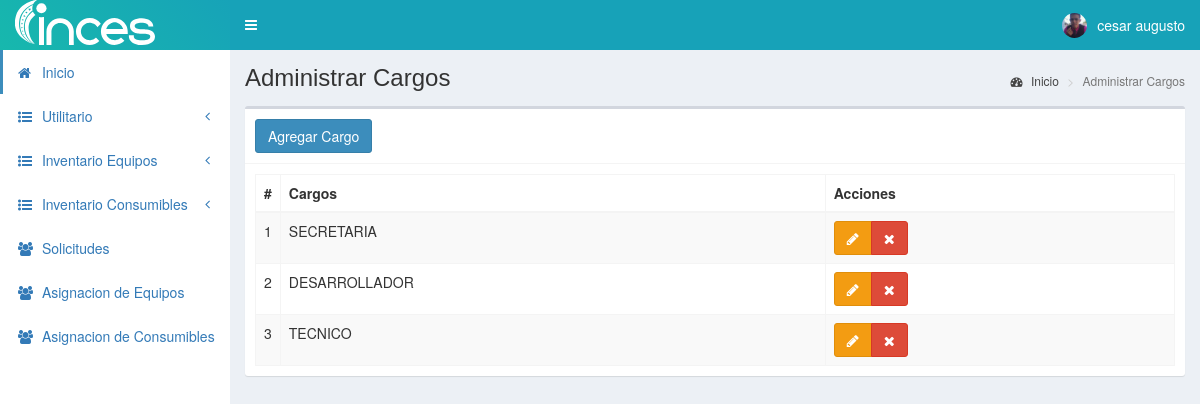
Page /cargos (signed in) on the committed database.
### tables this page shows
CREATE TABLE `personal` (
  `id` int(11) NOT NULL,
  `cedula` int(11) NOT NULL,
  `nombres` text NOT NULL,
  `apellidos` text NOT NULL,
  `email` text NOT NULL,
  `telefono` text NOT NULL,
  `direccion` text NOT NULL,
  `fecha_nac` text NOT NULL,
  `cargo` int(11) NOT NULL,
  `departamento` int(11) NOT NULL,
  `estado` text NOT NULL,
  `fecha` timestamp NOT NULL DEFAULT current_timestamp() ON UPDATE current_timestamp()
);

CREATE TABLE `cargos` (
  `id` int(11) NOT NULL,
  `descripcion` text NOT NULL,
  `iddepartamentof` int(11) NOT NULL
);

### controladores/plantilla.controlador.php (called while the page is built)
<?php
class ControladorPlantilla{
	static public function ctrPlantilla(){
		include "vistas/plantilla.php";
	}
}

### index.php (called while the page is built, shortened)
<?php
require_once "controladores/plantilla.controlador.php";
require_once "controladores/usuarios.controlador.php";
require_once "controladores/cargos.controlador.php";
require_once "controladores/asignacionC.controlador.php";
require_once "modelos/cargos.modelo.php";
require_once "modelos/personal.modelo.php";
$plantilla = new ControladorPlantilla();
$plantilla -> ctrPlantilla();

### modelos/conexion.php (called while the page is built)
<?php
class Conexion{
	static public function conectar(){
		$link = new PDO("mysql:host=localhost;dbname=pos",
			            "root",
			            "");
		$link->exec("set names utf8");
		return $link;
	}
}

### modelos/personal.modelo.php (called while the page is built, shortened)
<?php
require_once "conexion.php";
class ModeloPersonal{
	static public function mdlMostrarPersonals($tabla, $item, $valor){
		if($item == "id"){
			$stmt = Conexion::conectar()->prepare("SELECT * FROM $tabla WHERE $item = :$item");
			$stmt -> bindParam(":".$item, $valor, PDO::PARAM_INT);
			$stmt -> execute();
			return $stmt -> fetch();
		}else{
			$stmt = Conexion::conectar()->prepare("SELECT * FROM $tabla");
			$stmt -> execute();
			return $stmt -> fetchAll();
		}
	}
}
?>

### controladores/cargos.controlador.php (called while the page is built, shortened)
<?php
class ControladorCargos{
	static public function ctrMostrarCargos($item, $valor){
		$tabla = "cargos";
		$respuesta = ModeloCargos::mdlMostrarCargos($tabla, $item, $valor);
		return $respuesta;
	}
}

### modelos/cargos.modelo.php (called while the page is built, shortened)
<?php
require_once "conexion.php";
class ModeloCargos{
	static public function mdlMostrarCargos($tabla, $item, $valor){
		if($item != null){
			$stmt = Conexion::conectar()->prepare("SELECT * FROM $tabla WHERE $item = :$item");
			$stmt -> bindParam(":".$item, $valor, PDO::PARAM_STR);
			$stmt -> execute();
			return $stmt -> fetch();
		}else{
			$stmt = Conexion::conectar()->prepare("SELECT * FROM $tabla");
			$stmt -> execute();
			return $stmt -> fetchAll();
		}
	}
}

### vistas/modulos/cargos.php (the view, shortened to what this page needs)
<div class="content-wrapper">
  <section class="content-header">
    <h1>
      Administrar Cargos
    </h1>
    <ol class="breadcrumb">
      <li><a href="inicio"><i class="fa fa-dashboard"></i> Inicio</a></li>
      <li class="active">Administrar Cargos</li>
    </ol>
  </section>
  <section class="content">
    <div class="box">
      <div class="box-header with-border">
        <button class="btn btn-primary" data-toggle="modal" data-target="#modalAgregarCargo">
          Agregar Cargo
        </button>
      </div>
      <div class="box-body">
       <table class="table table-bordered table-striped dt-responsive tablas" width="100%">
        <thead>
         <tr>
           <th style="width:10px">#</th>
           <th>Cargos</th>
           <th>Acciones</th>
         </tr>
        </thead>
        <tbody>
        <?php
          $item = null;
          $valor = null;
          $cargos = ControladorCargos::ctrMostrarCargos($item, $valor);
          foreach ($cargos as $key => $value) {
            echo ' <tr>
                    <td>'.($key+1).'</td>
                    <td class="text-uppercase">'.$value["descripcion"].'</td>
                    <td>
                      <div class="btn-group">
                        <button class="btn btn-warning btnEditarCargo" idCargo="'.$value["id"].'" data-toggle="modal" data-target="#modalEditarCargo"><i class="fa fa-pencil"></i></button>
                        <button class="btn btn-danger btnEliminarCargo" idCargo="'.$value["id"].'"><i class="fa fa-times"></i></button>
                      </div>
                    </td>
                  </tr>';
          }
        ?>
        </tbody>
       </table>
      </div>
    </div>
  </section>
</div>

### vistas/modulos/cabezote.php (shortened to what this page needs)
<header class="main-header">
<a href="inicio" class="logo">
	<span class="logo-lg">
		<img src="vistas/img/plantilla/logo-blanco-lineal.svg" style="height:45px" class="img-responsive" style="padding:10px 0px">
	</span>
</a>
<nav class="navbar navbar-static-top" role="navigation">
 	<a href="#" class="sidebar-toggle" data-toggle="push-menu" role="button">
     	</a>
	<div class="navbar-custom-menu">
		<ul class="nav navbar-nav">
			<li class="dropdown user user-menu">
				<a href="#" class="dropdown-toggle" data-toggle="dropdown">
				<?php
				if($_SESSION["foto"] != ""){
					echo '<img src="'.$_SESSION["foto"].'" class="user-image">';
				}else{
					echo '<img src="vistas/img/usuarios/default/anonymous.png" class="user-image">';
				}
				?>
                     <?php  $tabla = "personal";
                            $item = "id";
                            $valor = $_SESSION["nombre"];
						   $respuesta1 = ModeloPersonal::MdlMostrarPersonals($tabla, $item, $valor);
						   ?>
					<span class="hidden-xs"><?php  echo $respuesta1["nombres"] ?></span>
				</a>
			</li>
		</ul>
	</div>
</nav>
</header>

### rows in the picture
personal: nombres "cesar augusto"
cargos: descripcion "SECRETARIA"
cargos: descripcion "DESARROLLADOR"
cargos: descripcion "TECNICO"
